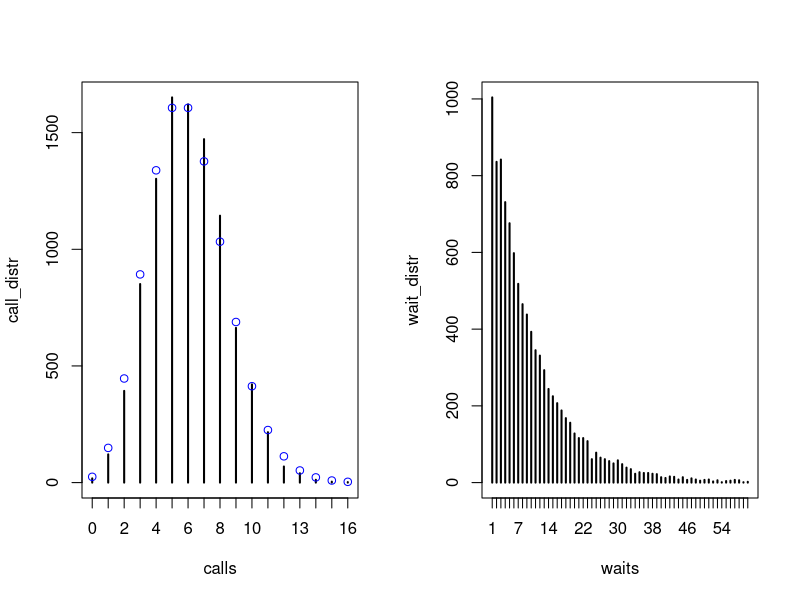

Write the R code that produced this figure. (Note: this script raises an error after producing the figure.)
calls = 0
waits = 0
N = 10000
for (i in c(1:N)) {
	minute = sample(c(0, 1), 60, replace=T, prob=c(0.9, 0.1))
	calls[i] = sum(minute)
	waits[i] = min(which(minute == 1))
}

par(mfrow=c(1, 2))
call_distr = table(calls)
plot(call_distr, "h")
points(c(0:60), dpois(c(0:60), 6)*N, col="blue")

wait_distr = table(waits)
plot(wait_distr)
points(c(0:60), pexp(6/60), col="red")